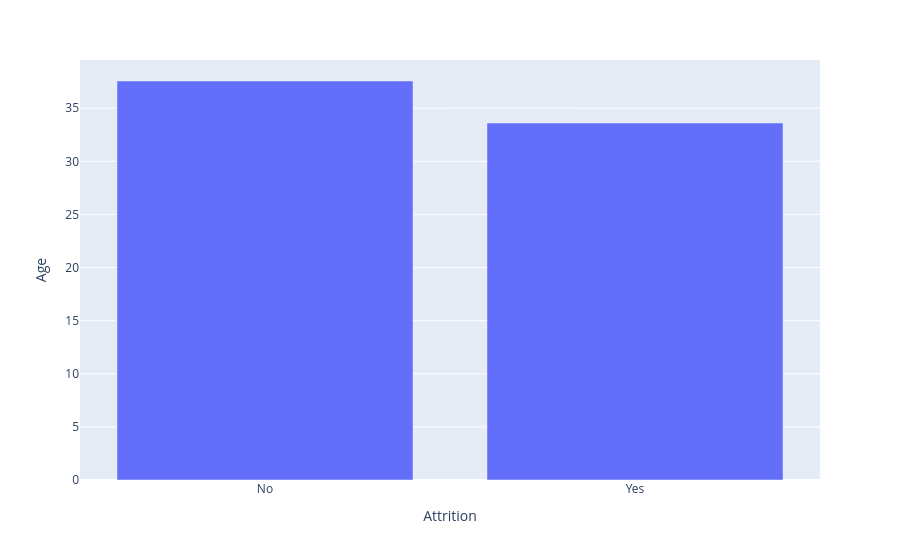

Notebook cell for this chart:
### Markdown cell above
**5.3** ❓ **Question:** How does age differ between employees who left vs stayed?

### Code cell
px.bar(
    data_frame=df.groupby('Attrition')['Age'].mean().reset_index(),
    x='Attrition',
    y='Age',
)

### Figure 1 — Plotly figure (JSON) as saved in the notebook; plotly's stock layout.template omitted (floating-point values rounded to 4 significant figures)
{"data": [{"hovertemplate": "Attrition=%{x}<br>Age=%{y}<extra></extra>", "legendgroup": "", "marker": {"color": "#636efa", "pattern": {"shape": ""}}, "name": "", "orientation": "v", "showlegend": false, "textposition": "auto", "type": "bar", "x": ["No", "Yes"], "xaxis": "x", "y": [37.56, 33.61], "yaxis": "y"}], "layout": {"barmode": "relative", "legend": {"tracegroupgap": 0}, "margin": {"t": 60}, "xaxis": {"anchor": "y", "domain": [0, 1], "title": {"text": "Attrition"}}, "yaxis": {"anchor": "x", "domain": [0, 1], "title": {"text": "Age"}}}}
